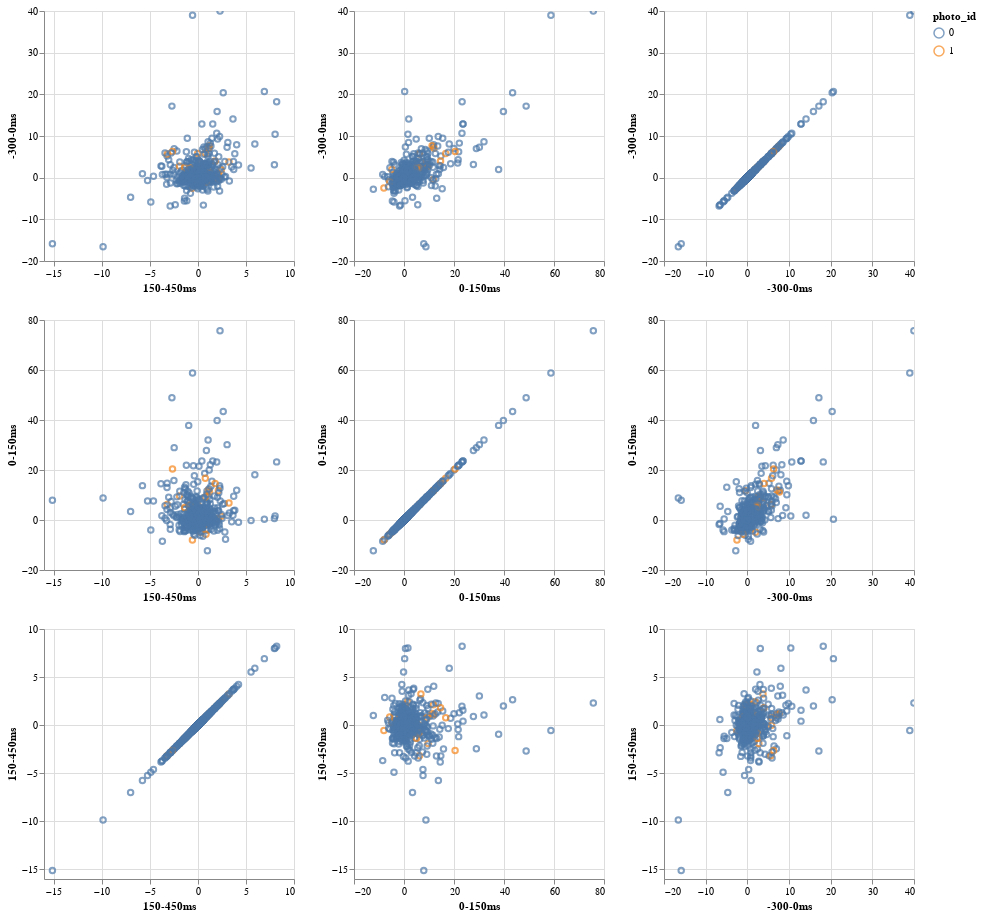

Notebook source saved alongside this figure:
### Code cell
import altair as alt
alt.Chart(data).mark_point().encode(
    alt.X(alt.repeat("column"), type='quantitative'),
    alt.Y(alt.repeat("row"), type='quantitative'),
    color = 'photo_id:N'
).properties(
    width = 250,
    height = 250,
).repeat(
    row=['-300-0ms', '0-150ms', '150-450ms'],
    column=['150-450ms', '0-150ms', '-300-0ms']).interactive(
)

### Figure 1 — Vega-Lite specification as saved in the notebook (floating-point values rounded to 4 significant figures; data arrays with more than 128 entries replaced by an {"elided": "..."} marker saying what was removed)
{"$schema": "https://vega.github.io/schema/vega-lite/v2.json", "config": {"view": {"height": 300, "width": 400}}, "repeat": {"column": ["150-450ms", "0-150ms", "-300-0ms"], "row": ["-300-0ms", "0-150ms", "150-450ms"]}, "spec": {"data": {"values": {"elided": "629 records"}}, "encoding": {"color": {"field": "photo_id", "type": "nominal"}, "x": {"field": {"repeat": "column"}, "type": "quantitative"}, "y": {"field": {"repeat": "row"}, "type": "quantitative"}}, "height": 250, "mark": "point", "selection": {"selector018": {"bind": "scales", "encodings": ["x", "y"], "mark": {"fill": "#333", "fillOpacity": 0.125, "stroke": "white"}, "on": "[mousedown, window:mouseup] > window:mousemove!", "resolve": "global", "translate": "[mousedown, window:mouseup] > window:mousemove!", "type": "interval", "zoom": "wheel!"}}, "width": 250}}
